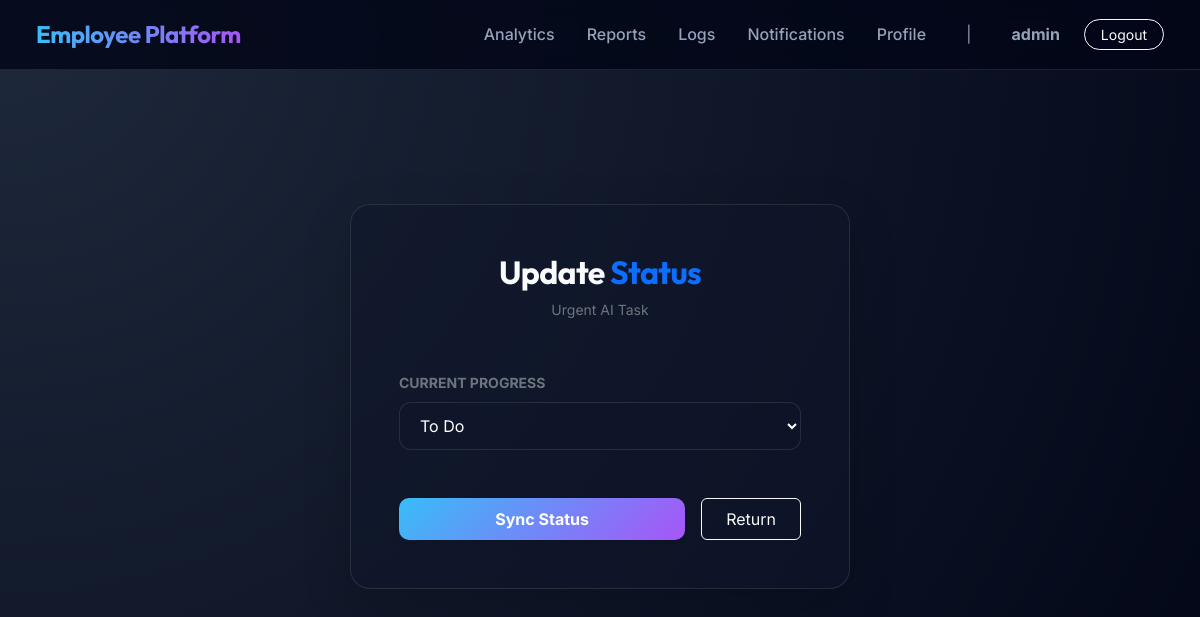
The page /projects/tasks/7/update-status/ (signed in) on the database its author committed.
### core/models.py (models this page shows, shortened)
class User(AbstractUser):
    ROLE_CHOICES = (
        ('ADMIN', 'Admin'),
        ('MANAGER', 'Manager'),
        ('EMPLOYEE', 'Employee'),
    )
    role = models.CharField(max_length=20, choices=ROLE_CHOICES, default='EMPLOYEE')
    department = models.CharField(max_length=100, blank=True, null=True)

### projects/models.py (models this page shows, shortened)
class Task(models.Model):
    PRIORITY_CHOICES = (
        ('LOW', 'Low'),
        ('MEDIUM', 'Medium'),
        ('HIGH', 'High'),
        ('CRITICAL', 'Critical'),
    )
    STATUS_CHOICES = (
        ('TODO', 'To Do'),
        ('IN_PROGRESS', 'In Progress'),
        ('IN_REVIEW', 'In Review'),
        ('DONE', 'Done'),
    )
    title = models.CharField(max_length=200)
    description = models.TextField()
    priority = models.CharField(max_length=20, choices=PRIORITY_CHOICES, default='MEDIUM')
    status = models.CharField(max_length=20, choices=STATUS_CHOICES, default='TODO')
    due_date = models.DateField()
    project = models.ForeignKey(Project, on_delete=models.CASCADE, related_name='tasks')
    assigned_to = models.ForeignKey(settings.AUTH_USER_MODEL, on_delete=models.SET_NULL, null=True, blank=True, related_name='assigned_tasks')

### projects/views.py (the view)
# urls.py: path('tasks/<int:pk>/update-status/', views.TaskStatusUpdateView.as_view(), name='task_status_update'),
class TaskStatusUpdateView(LoginRequiredMixin, UpdateView):
    model = Task
    fields = ['status']
    template_name = 'projects/task_status_update.html'
    success_url = reverse_lazy('employee_task_list')
    def get_queryset(self):
        return Task.objects.filter(assigned_to=self.request.user)

### projects/templates/projects/task_status_update.html (shortened to what this page needs)
{% extends 'core/base.html' %}
{% block content %}
<div class="main-wrapper d-flex align-items-center justify-content-center" style="min-height: 60vh;">
    <div class="glass-card p-5 shadow-lg animate-fade-in" style="width: 100%; max-width: 500px;">
        <div class="text-center mb-5">
            <h2 class="fw-bold mb-2">Update <span class="text-primary">Status</span></h2>
            <p class="text-secondary small">{{ object.title }}</p>
        </div>
        <form method="post">
            <div class="mb-5">
                <label class="form-label small text-uppercase fw-bold text-secondary">Current Progress</label>
                {{ form.status }}
            </div>
            <div class="d-flex gap-3">
                <button type="submit" class="btn btn-primary py-2 fw-bold flex-grow-1 shadow-sm">Sync Status</button>
                <a href="{% url 'employee_task_list' %}" class="btn btn-outline-light px-4 py-2">Return</a>
            </div>
        </form>
    </div>
</div>
{% endblock %}

### core/templates/core/base.html (shortened to what this page needs)
<!DOCTYPE html>
<html lang="en">
<head>
    <link href="https://cdn.jsdelivr.net/npm/bootstrap@5.3.0/dist/css/bootstrap.min.css" rel="stylesheet">
    {% load static %}
    <link rel="stylesheet" href="{% static 'core/css/style.css' %}">
</head>
<body data-authenticated="{{ user.is_authenticated|yesno:'true,false' }}">
    <nav class="navbar navbar-expand-lg navbar-dark fixed-top">
        <div class="container-fluid">
            <a class="navbar-brand" href="/">
                <span class="d-none d-sm-inline">Employee Platform</span>
            </a>
            <div class="collapse navbar-collapse" id="navbarNav">
                <ul class="navbar-nav ms-auto align-items-center">
                    {% if user.is_authenticated %}
                    {% if user.role == 'ADMIN' or user.role == 'MANAGER' %}
                    <li class="nav-item">
                        <a class="nav-link" href="{% url 'analytics_dashboard' %}">Analytics</a>
                    </li>
                    <li class="nav-item">
                        <a class="nav-link" href="{% url 'report_dashboard' %}">Reports</a>
                    </li>
                    <li class="nav-item">
                        <a class="nav-link" href="{% url 'activity_logs' %}">Logs</a>
                    </li>
                    {% endif %}
                    <li class="nav-item">
                        <a class="nav-link" href="{% url 'notification_list' %}">Notifications</a>
                    </li>
                    <li class="nav-item">
                        <a class="nav-link" href="{% url 'profile_edit' %}">Profile</a>
                    </li>
                    <li class="nav-item d-none d-lg-block mx-2">
                        <span class="nav-link disabled text-primary opacity-75">|</span>
                    </li>
                    <li class="nav-item">
                        <span class="nav-link text-white fw-bold">{{ user.username }}</span>
                    </li>
                    <li class="nav-item ms-lg-2">
                        <a class="btn btn-outline-light btn-sm px-3 rounded-pill" href="{% url 'logout' %}">Logout</a>
                    </li>
                    {% endif %}
                </ul>
            </div>
        </div>
    </nav>
    <div class="main-wrapper container">
        <div class="animate-fade-in">
            {% block content %}{% endblock %}
        </div>
    </div>
</body>
</html>

### core/static/core/css/style.css (style rules this page uses)
:root { --bg-deep: #0f172a; --bg-darker: #020617; --surface-glass: rgba(30, 41, 59, 0.7); --border-glass: rgba(255, 255, 255, 0.1); --accent-blue: #38bdf8; --accent-purple: #a855f7; --accent-glow: rgba(56, 189, 248, 0.3); --text-primary: #f8fafc; --text-secondary: #94a3b8; --nav-height: 70px; --glass-blur: blur(12px); --transition-smooth: all 0.3s cubic-bezier(0.4, 0, 0.2, 1); }
body { background: radial-gradient(circle at top left, #1e293b, var(--bg-darker)); color: var(--text-primary); font-family: 'Inter', sans-serif; min-height: 100vh; margin: 0; line-height: 1.6; overflow-x: hidden; }
h1, h2, h3, .navbar-brand { font-family: 'Outfit', sans-serif; font-weight: 700; letter-spacing: -0.02em; }
.glass-card { background: rgba(15, 23, 42, 0.6); backdrop-filter: var(--glass-blur); border: 1px solid var(--border-glass); border-radius: 20px; transition: var(--transition-smooth); }
.navbar { height: var(--nav-height); background: rgba(2, 6, 23, 0.8) !important; backdrop-filter: var(--glass-blur); border-bottom: 1px solid var(--border-glass); padding: 0 1.5rem; }
.navbar-brand { font-size: 1.5rem; background: linear-gradient(to right, var(--accent-blue), var(--accent-purple)); -webkit-background-clip: text; background-clip: text; -webkit-text-fill-color: transparent; }
.nav-link { color: var(--text-secondary) !important; font-weight: 500; transition: var(--transition-smooth); margin: 0 0.5rem; }
.main-wrapper { padding-top: calc(var(--nav-height) + 2rem); padding-bottom: 3rem; }
.btn-primary { background: linear-gradient(135deg, var(--accent-blue), var(--accent-purple)); border: none; border-radius: 10px; padding: 0.6rem 1.5rem; font-weight: 600; transition: var(--transition-smooth); }
.animate-fade-in { animation: fadeIn 0.8s ease-out forwards; animation-delay: calc(var(--delay-index, 0) * 100ms); }

### projects/templates/projects/task_status_update.html (style rules this page uses)
select { display: block; width: 100%; padding: 0.75rem 1rem; background: rgba(15, 23, 42, 0.4); border: 1px solid rgba(255, 255, 255, 0.1); border-radius: 12px; color: white; transition: all 0.3s ease; }
option { background: var(--bg-deep); color: white; }

### rows shown on the page
User: username "admin"
Task: title "Urgent AI Task", status "To Do"
